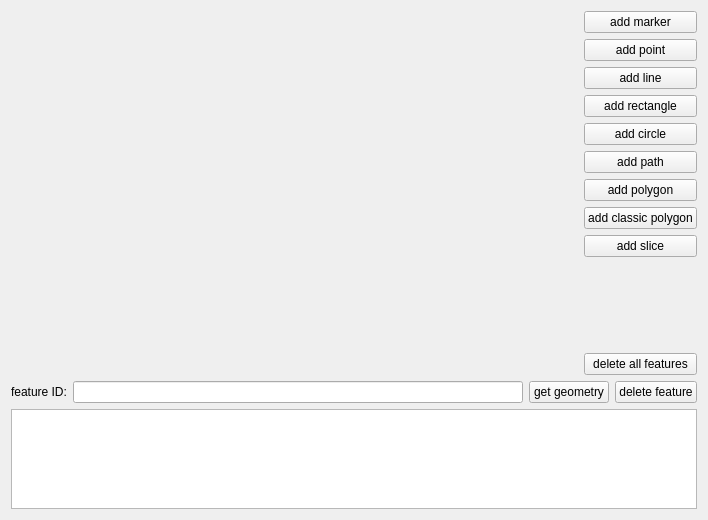
<?xml version="1.0" encoding="UTF-8"?>
<ui version="4.0">
 <class>TestBasicFeatures</class>
 <widget class="QWidget" name="TestBasicFeatures">
  <property name="geometry">
   <rect>
    <x>0</x>
    <y>0</y>
    <width>708</width>
    <height>520</height>
   </rect>
  </property>
  <property name="windowTitle">
   <string>Test basic features</string>
  </property>
  <layout class="QHBoxLayout" name="horizontalLayout">
   <item>
    <layout class="QVBoxLayout" name="verticalLayout_2">
     <item>
      <layout class="QHBoxLayout" name="horizontalLayout_2">
       <item>
        <widget class="PwGisWidget" name="pwgiswidget" native="true">
         <property name="sizePolicy">
          <sizepolicy hsizetype="Expanding" vsizetype="Expanding">
           <horstretch>0</horstretch>
           <verstretch>0</verstretch>
          </sizepolicy>
         </property>
        </widget>
       </item>
       <item>
        <layout class="QVBoxLayout" name="verticalLayout">
         <item>
          <widget class="QPushButton" name="btnAddMarker">
           <property name="text">
            <string>add marker</string>
           </property>
          </widget>
         </item>
         <item>
          <widget class="QPushButton" name="btnAddPoint">
           <property name="text">
            <string>add point</string>
           </property>
          </widget>
         </item>
         <item>
          <widget class="QPushButton" name="btnAddLine">
           <property name="text">
            <string>add line</string>
           </property>
          </widget>
         </item>
         <item>
          <widget class="QPushButton" name="btnAddRectangle">
           <property name="text">
            <string>add rectangle</string>
           </property>
          </widget>
         </item>
         <item>
          <widget class="QPushButton" name="btnAddCircle">
           <property name="text">
            <string>add circle</string>
           </property>
          </widget>
         </item>
         <item>
          <widget class="QPushButton" name="btnAddPath">
           <property name="text">
            <string>add path</string>
           </property>
          </widget>
         </item>
         <item>
          <widget class="QPushButton" name="btnAddPolygon">
           <property name="text">
            <string>add polygon</string>
           </property>
          </widget>
         </item>
         <item>
          <widget class="QPushButton" name="btnAddClassicPolygon">
           <property name="text">
            <string>add classic polygon</string>
           </property>
          </widget>
         </item>
         <item>
          <widget class="QPushButton" name="btnAddSlice">
           <property name="text">
            <string>add slice</string>
           </property>
          </widget>
         </item>
         <item>
          <spacer name="verticalSpacer_2">
           <property name="orientation">
            <enum>Qt::Vertical</enum>
           </property>
           <property name="sizeHint" stdset="0">
            <size>
             <width>20</width>
             <height>40</height>
            </size>
           </property>
          </spacer>
         </item>
         <item>
          <widget class="QPushButton" name="btnDeleteAllFeatures">
           <property name="text">
            <string>delete all features</string>
           </property>
          </widget>
         </item>
        </layout>
       </item>
      </layout>
     </item>
     <item>
      <layout class="QHBoxLayout" name="horizontalLayout_3">
       <item>
        <widget class="QLabel" name="lblFeatureId">
         <property name="text">
          <string>feature ID:</string>
         </property>
        </widget>
       </item>
       <item>
        <widget class="QLineEdit" name="edtFeatureId"/>
       </item>
       <item>
        <widget class="QPushButton" name="btnGetGeometry">
         <property name="text">
          <string>get geometry</string>
         </property>
        </widget>
       </item>
       <item>
        <widget class="QPushButton" name="btnDeleteFeature">
         <property name="text">
          <string>delete feature</string>
         </property>
        </widget>
       </item>
      </layout>
     </item>
     <item>
      <widget class="QTextEdit" name="txtLog">
       <property name="sizePolicy">
        <sizepolicy hsizetype="Expanding" vsizetype="Fixed">
         <horstretch>0</horstretch>
         <verstretch>0</verstretch>
        </sizepolicy>
       </property>
       <property name="maximumSize">
        <size>
         <width>16777215</width>
         <height>100</height>
        </size>
       </property>
      </widget>
     </item>
    </layout>
   </item>
  </layout>
 </widget>
 <customwidgets>
  <customwidget>
   <class>PwGisWidget</class>
   <extends>QWidget</extends>
   <header location="global">PwGis/pwgiswidget.h</header>
   <container>1</container>
  </customwidget>
 </customwidgets>
 <resources/>
 <connections/>
</ui>
